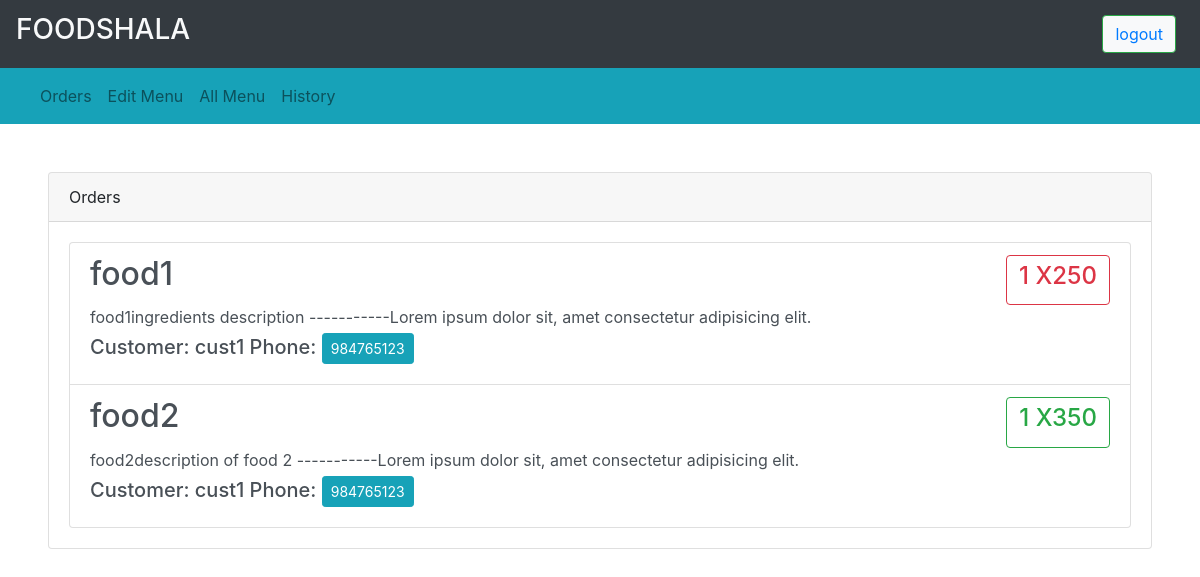
Page /viewrestaurant_history.php (signed in) on the committed database.
### tables this page shows
CREATE TABLE `orders` (
  `id` int(11) NOT NULL,
  `foodid` int(11) NOT NULL,
  `foodname` varchar(100) NOT NULL,
  `foodtype` varchar(100) NOT NULL,
  `custname` varchar(100) NOT NULL,
  `restname` varchar(100) NOT NULL,
  `price` int(11) NOT NULL,
  `quantity` int(11) NOT NULL,
  `status` varchar(100) NOT NULL DEFAULT 'unpaid',
  `datetime` varchar(100) DEFAULT NULL
);

CREATE TABLE `food` (
  `id` int(11) NOT NULL,
  `restname` varchar(50) NOT NULL,
  `name` varchar(50) NOT NULL,
  `desp` varchar(50) DEFAULT NULL,
  `price` int(11) NOT NULL,
  `type` varchar(50) NOT NULL,
  `phone` int(11) NOT NULL
);

CREATE TABLE `users` (
  `id` int(11) NOT NULL,
  `username` varchar(50) NOT NULL,
  `password` varchar(50) NOT NULL,
  `type` varchar(50) NOT NULL DEFAULT 'customer',
  `number` int(11) DEFAULT NULL
);

### viewrestaurant_history.php (the view, shortened to what this page needs)
<?php
include("header.php");
?>
<nav class="navbar navbar-expand-lg navbar-light bg-info">
    <div class="collapse navbar-collapse" id="navbarSupportedContent">
        <ul class="navbar-nav mr-auto">
            <li class="nav-item">
                <a class="nav-link" href="viewrestaurant.php">Orders</a>
            </li>
            <li class="nav-item">
                <a class="nav-link" href="viewrestaurant_edit.php">Edit Menu</a>
            </li>
            <li class="nav-item">
                <a class="nav-link" href="viewrestaurant_menu.php">All Menu</a>
            </li>
            <li class="nav-item">
                <a class="nav-link" href="viewrestaurant_history.php">History</a>
            </li>
        </ul>
    </div>
</nav>
<div class="conatiner m-5">
    <div class="card">
        <div class="card-header">
            Orders
        </div>
        <div class="card-body">
            <div class="list-group">
                <?php
                $ordersql = mysqli_query($con, "SELECT * FROM orders where restname='$usr' and status='done' order by datetime desc");
                if (mysqli_num_rows($ordersql)) {
                    while ($order = mysqli_fetch_assoc($ordersql)) {
                ?>
                        <a href="#" class="list-group-item list-group-item-action flex-column align-items-start">
                            <div class="d-flex w-100 justify-content-between">
                                <h2 class="mb-1"><?php echo $order['foodname'] ?></h2>
                                <?php
                                if ($order['foodtype'] == "non") {
                                ?>
                                    <button class="btn btn-outline-danger">
                                        <h4><?php echo $order['quantity'] . ' X' . $order['price']; ?></h4>
                                    </button>
                                <?php
                                } else {
                                ?>
                                    <button class="btn btn-outline-success">
                                        <h4><?php echo $order['quantity'] . ' X' . $order['price']; ?></h4>
                                    </button>
                                <?php
                                }
                                ?>
                            </div>
                            <p class="mb-1">
                                <?php
                                $ordfood = $order['foodname'];
                                echo $ordfood;
                                $food = mysqli_fetch_assoc(mysqli_query($con, "SELECT * FROM food where name='$ordfood' "));
                                echo $food['desp'];
                                ?>
                                -----------Lorem ipsum dolor sit, amet consectetur adipisicing elit.
                            </p>
                            <h5>Customer: <?php echo $order['custname']; ?>
                                Phone: <button class="btn btn-info btn-sm">
                                    <?php
                                    $usrname = $order['custname'];
                                    $mob = mysqli_fetch_assoc(mysqli_query($con, "SELECT * FROM users where username='$usrname' "));
                                    echo $mob['number'];
                                    ?>
                                </button></h5>
                        </a>
                <?php
                    }
                }
                ?>
            </div>
        </div>
    </div>
</div>

### header.php (shortened to what this page needs)
<?php include("connect.php");
$usr = $_SESSION['name'];
?>
<!DOCTYPE html>
<html lang="en">
<head>
    <link rel="stylesheet" href="https://stackpath.bootstrapcdn.com/bootstrap/4.3.1/css/bootstrap.min.css">
</head>
<body>
    <nav class="navbar navbar-light bg-dark justify-content-between">
        <a class="navbar-brand">
            <h3 class="text-light">FOODSHALA</h3>
        </a>
        <div class="mr-2">
            <button class="btn btn-outline-success bg-light" type="button"><a href="logout.php">logout</a></button>
        </div>
    </nav>

### rows in the picture
orders: foodname "food1", quantity "1", price "250", foodid.desp "ingredients description", custname "cust1", users.number "984765123"
orders: foodname "food2", quantity "1", price "350", foodid.desp "description of food 2", custname "cust1", users.number "984765123"
